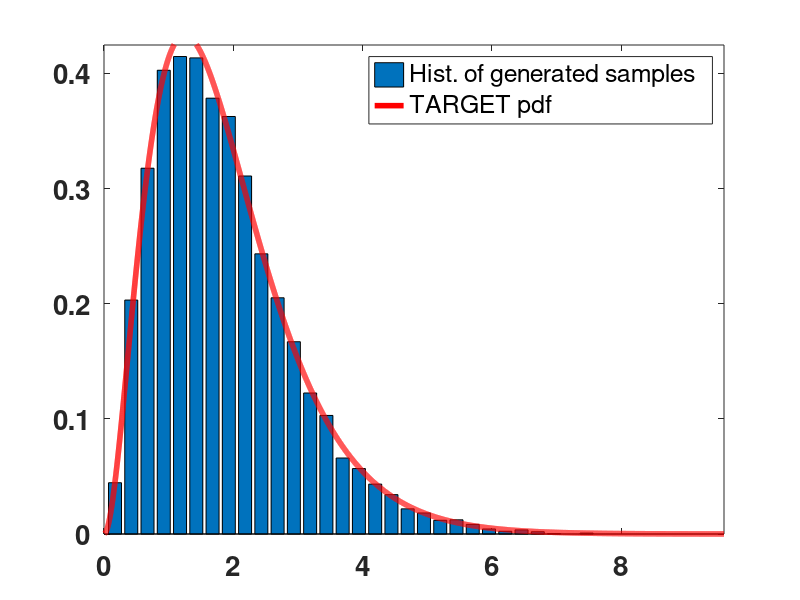

The MATLAB source for this figure:
%%%%%%%%%%%%%%%%%%%%%%%%%%%%%%%%%%%%%%%%%%%
%%%%%%%%%%%%%%%%%%%%%%%%%%%%%%%%%%%%%%%%%%%
%%%%     SAMPLING ERLANG PDFS            %%
%%%%   (GAMMA PDFS WITH alpha-INTEGER)   %%
%%%%%%%%%%%%%%%%%%%%%%%%%%%%%%%%%%%%%%%%%%%
%%%%%%%%%%%%%%%%%%%%%%%%%%%%%%%%%%%%%%%%%%%
clear all
close all
clc
%%%%
disp('%%%%%%%%%%%%%%%%%%%%%%%%%%%%%%%%%%')
disp('%%   SAMPLING ERLANG PDFS       %%')
disp('%% (special case of Gamma pdfs) %%')
disp('%%%%%%%%%%%%%%%%%%%%%%%%%%%%%%%%%%')
%%%
a=3; %%% a>0 it MUST BE AN INTEGER
b=1.6; %%% b>0
Tar=@(x) x.^(a-1).*exp(-b*x);
disp(' ')
disp('------------------------------------------------------ ')
disp(' Target pdf \propto x.^(a-1).*exp(-b*x) with x>=0,')
disp(' ')
disp([' a = ',num2str(a),'  (it must be >0 and integer) '])
disp([' b = ',num2str(b),'  (it must be >0 ) '])
disp('------------------------------------------------------ ')
disp(' ')
%%%%
N_samples=10000;
disp([' Number of generated samples = ',num2str(N_samples)])
%%%%%%%%%%%%%%%%%%%
%%%% START %%%%%%%%
%%%%%%%%%%%%%%%%%%%
for i=1:N_samples
  u=rand(1,a);
  x(i)=-(1/b).*sum(log(u));
end
%%% END METHOD
%%%%%%%%%%%%%%%$
%%%%%%%%%%%%%%%%
%%%% plots %%%%%
figure
hold on
[e,b]=hist(x,30);
Zbar=sum(e*(b(2)-b(1)));
hold on
set(gca,'FontWeight','Bold','FontSize',20)
box on
bar(b,1/Zbar*e)
step1=0.001;
x1=0.01:step1:max(x)+2;
Z=sum(Tar(x1)*step1);
plot(x1,(1/Z)*Tar(x1),'r','LineWidth',4)
legend('Hist. of generated samples','TARGET pdf')
axis([0 max(x)+2 0 max(1/Zbar*e)+0.01])
 



